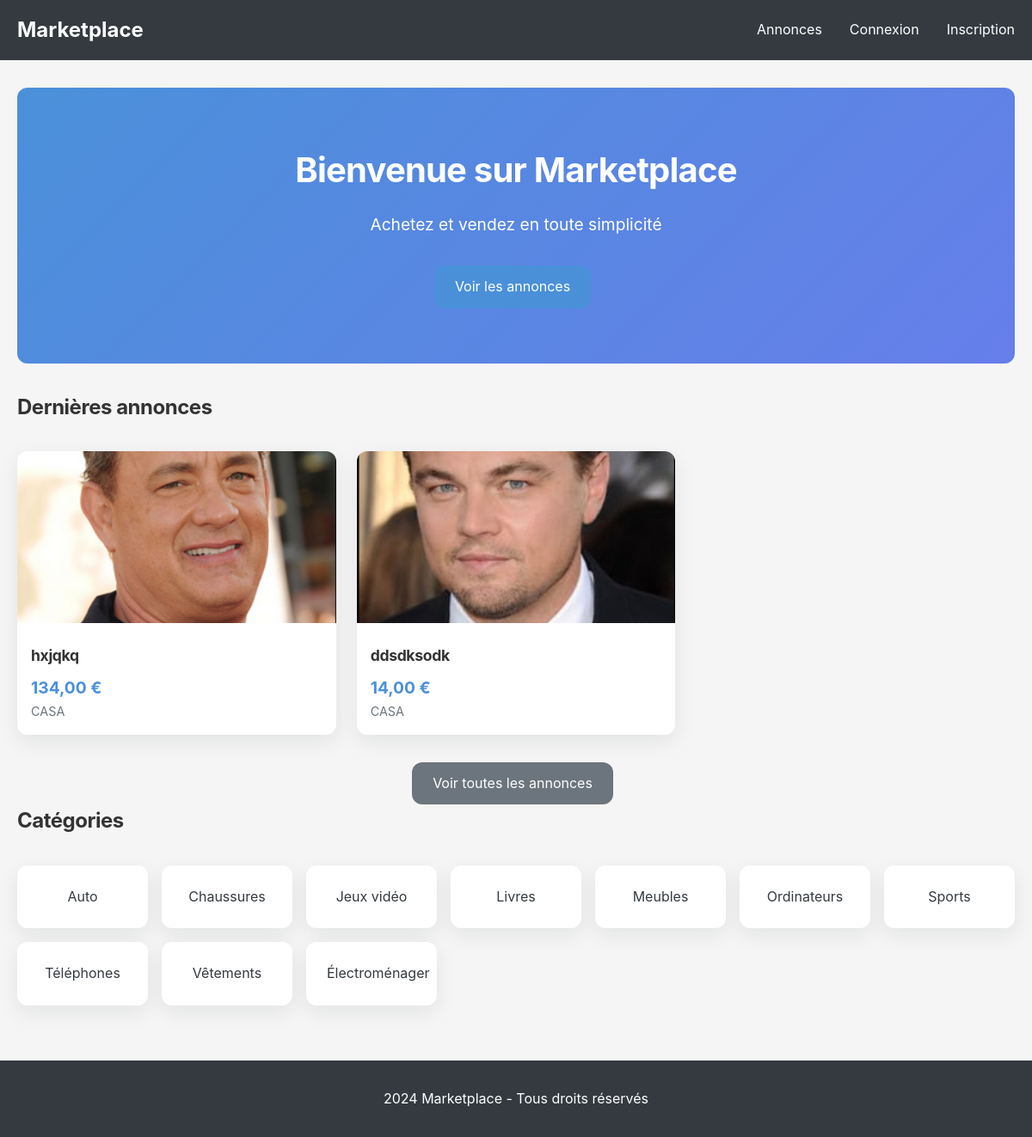
The page / on the database its author committed.
### listings/models.py (models this page shows, shortened)
class Listing(models.Model):
    STATUS_CHOICES = [
        ('active', 'Disponible'),
        ('sold', 'Vendu'),
        ('reserved', 'Réservé'),
    ]
    title = models.CharField(max_length=200, verbose_name='Titre')
    description = models.TextField(verbose_name='Description')
    price = models.DecimalField(max_digits=10, decimal_places=2, verbose_name='Prix')
    category = models.ForeignKey(Category, on_delete=models.CASCADE, related_name='listings', verbose_name='Catégorie')
    city = models.CharField(max_length=100, verbose_name='Ville')
    seller = models.ForeignKey(User, on_delete=models.CASCADE, related_name='listings', verbose_name='Vendeur')
    buyer = models.ForeignKey(User, on_delete=models.SET_NULL, blank=True, null=True, related_name='purchases', verbose_name='Acheteur')
    status = models.CharField(max_length=20, choices=STATUS_CHOICES, default='active', verbose_name='Statut')
    created_at = models.DateTimeField(auto_now_add=True)
    updated_at = models.DateTimeField(auto_now=True)
    class Meta:
        verbose_name = 'Annonce'
        verbose_name_plural = 'Annonces'
        ordering = ['-created_at']

class ListingPhoto(models.Model):
    listing = models.ForeignKey(Listing, on_delete=models.CASCADE, related_name='photos', verbose_name='Annonce')
    image = models.ImageField(upload_to='listing_photos/', verbose_name='Image')
    uploaded_at = models.DateTimeField(auto_now_add=True)
    class Meta:
        verbose_name = 'Photo d\'annonce'
        verbose_name_plural = 'Photos d\'annonces'

class Category(models.Model):
    name = models.CharField(max_length=100, unique=True, verbose_name='Nom')
    slug = models.SlugField(unique=True)
    description = models.TextField(blank=True, verbose_name='Description')
    created_at = models.DateTimeField(auto_now_add=True)
    class Meta:
        verbose_name = 'Catégorie'
        verbose_name_plural = 'Catégories'
        ordering = ['name']

### listings/views.py (the view)
# urls.py: path('', home, name='home'),
def home(request):
    listings = Listing.objects.filter(status='active').order_by('-created_at')[:8]
    categories = Category.objects.all()
    return render(request, 'listings/home.html', {
        'listings': listings,
        'categories': categories,
    })

### messaging/context_processors.py (called while the page is built, shortened)
def unread_messages_count(request):
    return {'unread_messages_count': 0}

### templates/listings/home.html (shortened to what this page needs)
{% extends 'base.html' %}
{% block content %}
<div class="hero">
    <h1>Bienvenue sur Marketplace</h1>
    <p>Achetez et vendez en toute simplicité</p>
    <a href="{% url 'listing_list' %}" class="btn btn-primary">Voir les annonces</a>
</div>
<section>
    <h2>Dernières annonces</h2>
    <div class="listings-grid">
        {% for listing in listings %}
            <div class="listing-card">
                <a href="{% url 'listing_detail' listing.pk %}">
                    {% if listing.photos.first %}
                        <img src="{{ listing.photos.first.image.url }}" alt="{{ listing.title }}">
                    {% else %}
                        <div class="no-image">Pas de photo</div>
                    {% endif %}
                    <div class="listing-info">
                        <h3>{{ listing.title }}</h3>
                        <p class="price">{{ listing.price }} €</p>
                        <p class="location">{{ listing.city }}</p>
                    </div>
                </a>
            </div>
        {% empty %}
            <p>Aucune annonce disponible.</p>
        {% endfor %}
    </div>
    <div class="text-center">
        <a href="{% url 'listing_list' %}" class="btn btn-secondary">Voir toutes les annonces</a>
    </div>
</section>
<section>
    <h2>Catégories</h2>
    <div class="categories-grid">
        {% for category in categories %}
            <a href="{% url 'listing_list' %}?category={{ category.pk }}" class="category-card">
                {{ category.name }}
            </a>
        {% empty %}
            <p>Aucune catégorie.</p>
        {% endfor %}
    </div>
</section>
{% endblock %}

### templates/base.html (shortened to what this page needs)
<!DOCTYPE html>
<html lang="fr">
<head>
    {% load static %}
    <link rel="stylesheet" href="{% static 'css/style.css' %}">
</head>
<body>
    <nav class="navbar">
        <div class="container">
            <a href="{% url 'home' %}" class="logo">Marketplace</a>
            <ul class="nav-links">
                {% if not user.is_authenticated or user.profile.role != 'admin' %}
                    <li><a href="{% url 'listing_list' %}">Annonces</a></li>
                {% endif %}
                {% if user.is_authenticated %}
                    <li><a href="{% url 'inbox' %}">Messages {% if unread_messages_count %}<span class="badge badge-danger">{{ unread_messages_count }}</span>{% endif %}</a></li>
                    {% if user.profile.role == 'buyer' %}
                        <li><a href="{% url 'buyer_dashboard' %}">🛒 Espace Acheteur</a></li>
                    {% elif user.profile.role == 'seller' %}
                        <li><a href="{% url 'seller_dashboard' %}">🏪 Espace Vendeur</a></li>
                        <li><a href="{% url 'listing_create' %}">Publier</a></li>
                    {% elif user.profile.role == 'admin' %}
                        <li><a href="{% url 'admin_dashboard' %}">⚙️ Panel Admin</a></li>
                    {% endif %}
                    <li><a href="{% url 'profile' %}">Profil</a></li>
                    <li>
                        <form action="{% url 'logout' %}" method="post" style="display:inline;">
                            {% csrf_token %}
                            <button type="submit" style="background:none;border:none;padding:0;color:white;cursor:pointer;font:inherit;">Déconnexion</button>
                        </form>
                    </li>
                {% else %}
                    <li><a href="{% url 'login' %}">Connexion</a></li>
                    <li><a href="{% url 'register' %}">Inscription</a></li>
                {% endif %}
            </ul>
        </div>
    </nav>
    <main class="container">
        {% block content %}{% endblock %}
    </main>
    <footer>
        <div class="container">
            <p> 2024 Marketplace - Tous droits réservés</p>
        </div>
    </footer>
</body>
</html>

### static/css/style.css (style rules this page uses)
:root { --primary-color: #4a90d9; --primary-color-2: #3f7fd6; --secondary-color: #6c757d; --success-color: #28a745; --danger-color: #dc3545; --warning-color: #ffc107; --light-color: #f8f9fa; --dark-color: #343a40; --border-radius: 12px; --shadow: 0 8px 24px rgba(16, 24, 40, 0.08); --shadow-soft: 0 2px 10px rgba(16, 24, 40, 0.06); --ring: 0 0 0 4px rgba(74, 144, 217, 0.18); }
html { scroll-behavior: smooth; }
* { margin: 0; padding: 0; box-sizing: border-box; }
body { font-family: -apple-system, BlinkMacSystemFont, 'Segoe UI', Roboto, Oxygen, Ubuntu, Cantarell, sans-serif; line-height: 1.6; color: #333; background-color: #f5f5f5; }
.container { max-width: 1200px; margin: 0 auto; padding: 0 20px; }
.navbar { background-color: var(--dark-color); padding: 1rem 0; margin-bottom: 2rem; }
.navbar .container { display: flex; justify-content: space-between; align-items: center; }
.logo { color: white; font-size: 1.5rem; font-weight: bold; text-decoration: none; }
.nav-links { display: flex; list-style: none; gap: 2rem; }
.nav-links a, .nav-links button { color: white; text-decoration: none; transition: opacity 0.3s; }
.btn { display: inline-block; padding: 0.75rem 1.5rem; border-radius: var(--border-radius); border: none; cursor: pointer; text-decoration: none; font-size: 1rem; transition: all 0.3s; margin-right: 0.5rem; }
.btn-primary { background-color: var(--primary-color); color: white; }
.btn-secondary { background-color: var(--secondary-color); color: white; }
.listings-grid { display: grid; grid-template-columns: repeat(auto-fill, minmax(280px, 1fr)); gap: 1.5rem; margin: 2rem 0; }
.listing-card { background: white; border-radius: var(--border-radius); overflow: hidden; box-shadow: var(--shadow); transition: transform 0.3s; }
.listing-card a { text-decoration: none; color: inherit; }
.listing-card img { width: 100%; height: 200px; object-fit: cover; }
.listing-info { padding: 1rem; }
.listing-info h3 { margin-bottom: 0.5rem; font-size: 1.1rem; }
.price { color: var(--primary-color); font-weight: bold; font-size: 1.2rem; }
.location, .category { color: #6c757d; font-size: 0.9rem; }
.hero { text-align: center; padding: 4rem 0; background: linear-gradient(135deg, var(--primary-color), #667eea); color: white; border-radius: var(--border-radius); margin-bottom: 2rem; }
.hero h1 { font-size: 2.5rem; margin-bottom: 1rem; }
.hero p { font-size: 1.2rem; margin-bottom: 2rem; }
.categories-grid { display: grid; grid-template-columns: repeat(auto-fill, minmax(150px, 1fr)); gap: 1rem; margin: 2rem 0; }
.category-card { background: white; padding: 1.5rem; border-radius: var(--border-radius); text-align: center; text-decoration: none; color: var(--dark-color); box-shadow: var(--shadow); transition: transform 0.3s; }
.text-center { text-align: center; }
a { color: inherit; }
h1,h2,h3,h4 { letter-spacing: -0.02em; }
img { max-width: 100%; height: auto; }
footer { background: var(--dark-color); color: white; text-align: center; padding: 2rem 0; margin-top: 4rem; }

### rows shown on the page
Listing: photos.first.image (picture), title "hxjqkq", price "134,00", city "CASA"
Listing: photos.first.image (picture), title "ddsdksodk", price "14,00", city "CASA"
Category: name "Auto"
Category: name "Chaussures"
Category: name "Jeux vidéo"
Category: name "Livres"
Category: name "Meubles"
Category: name "Ordinateurs"
Category: name "Sports"
Category: name "Téléphones"
Category: name "Vêtements"
Category: name "Électroménager"
